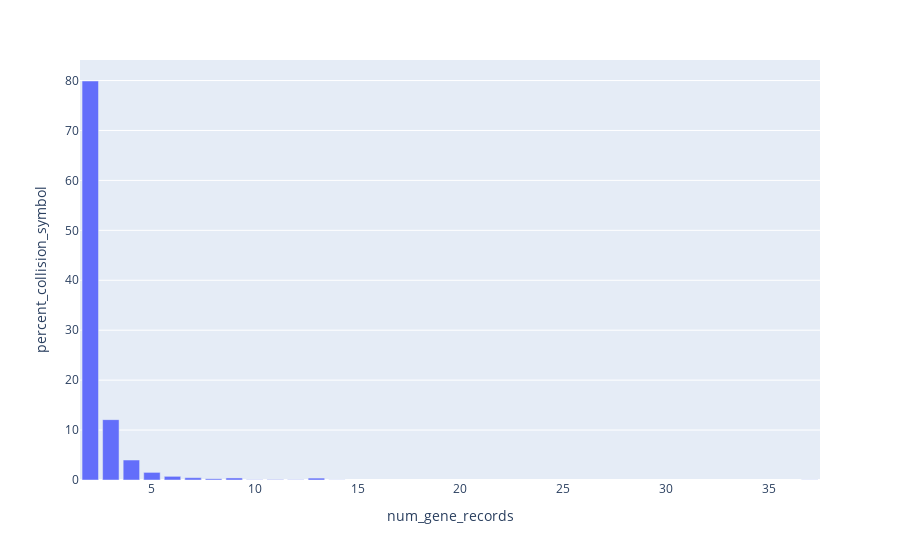

Notebook cell for this chart:
### Code cell
create_aa_collision_histogram(aa_collision_gene_ncbi_df, "NCBI", ncbi_aa_collision_count)

### Figure 1 — Plotly figure (JSON) as saved in the notebook; plotly's stock layout.template omitted (floating-point values rounded to 4 significant figures)
{"data": [{"hovertemplate": "num_gene_records=%{x}<br>percent_collision_symbol=%{y}<extra></extra>", "legendgroup": "", "marker": {"color": "#636efa", "pattern": {"shape": ""}}, "name": "", "orientation": "v", "showlegend": false, "textposition": "auto", "type": "bar", "x": [2, 3, 4, 5, 6, 7, 8, 9, 10, 11, 12, 13, 14, 37], "xaxis": "x", "y": [79.91, 12.09, 4.002, 1.525, 0.7351, 0.4628, 0.245, 0.4084, 0.05445, 0.08168, 0.05445, 0.3812, 0.02723, 0.02723], "yaxis": "y"}], "layout": {"barmode": "relative", "legend": {"tracegroupgap": 0}, "margin": {"t": 60}, "xaxis": {"anchor": "y", "domain": [0, 1], "title": {"text": "num_gene_records"}}, "yaxis": {"anchor": "x", "domain": [0, 1], "title": {"text": "percent_collision_symbol"}}}}
